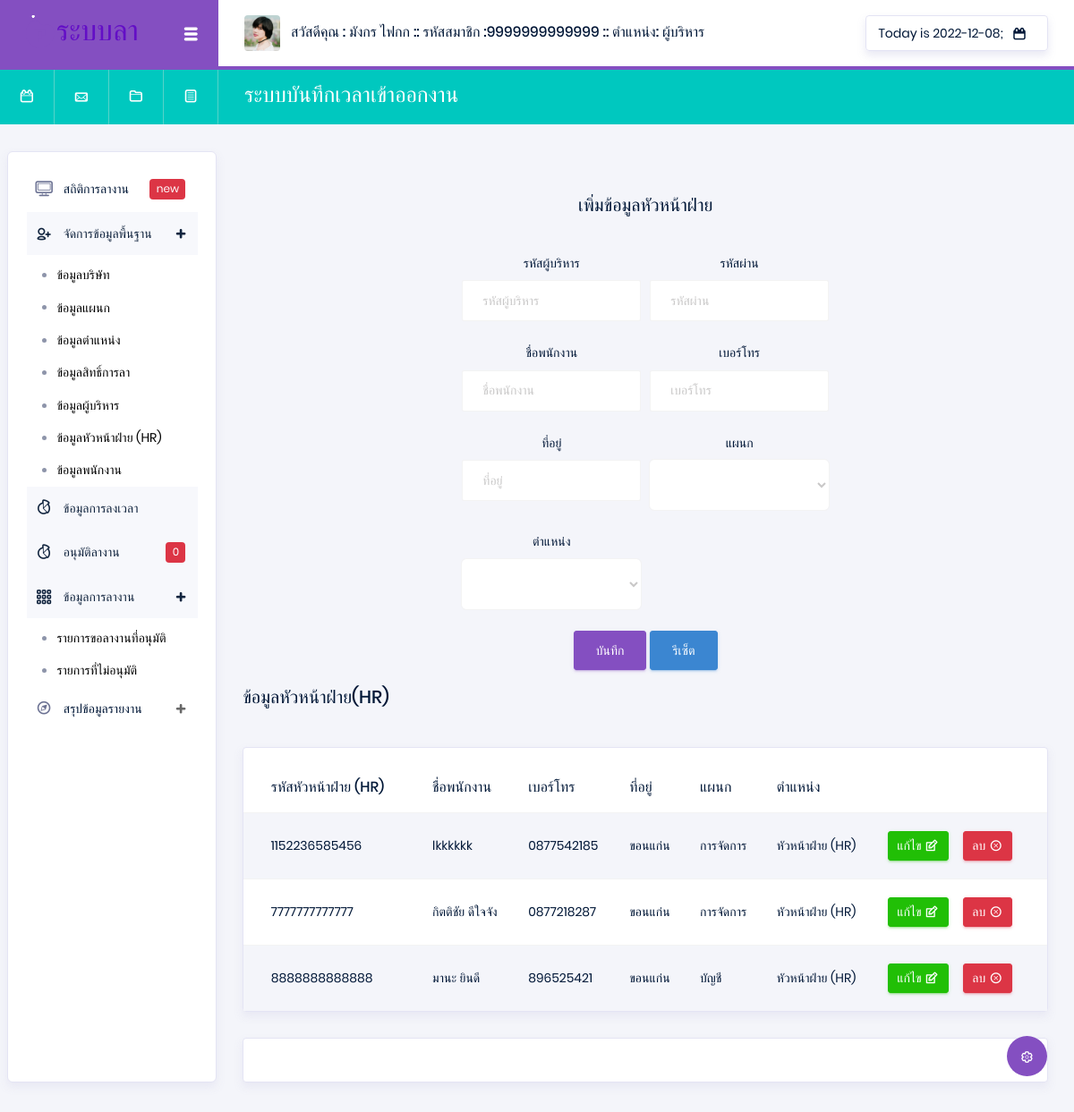
Before: /index.php?p=employeeHR (signed in) with the older database file.
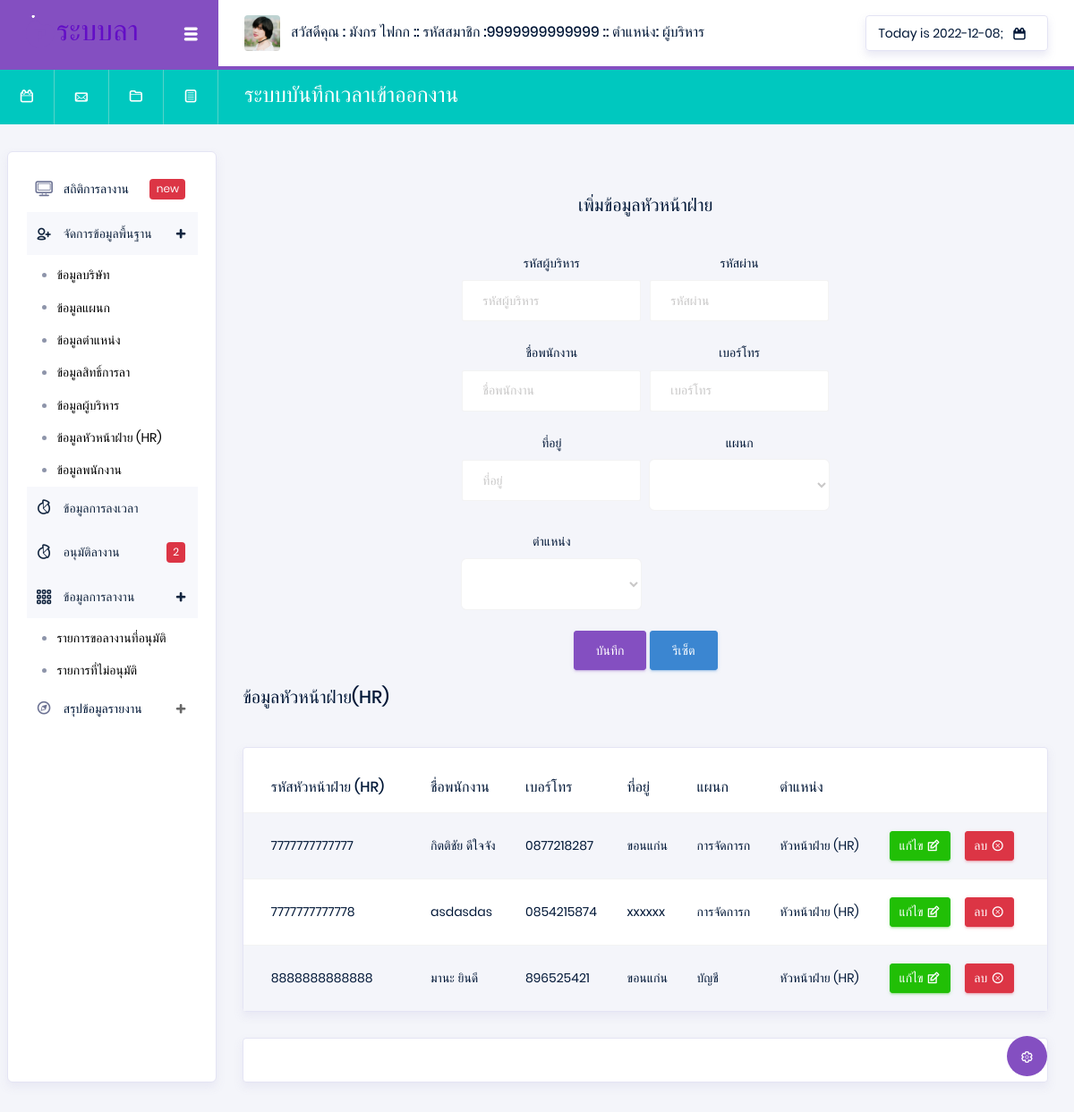
After: the same page with the newer database file.
### tables this page shows
CREATE TABLE `employee` (
  `Emp_id` varchar(13) NOT NULL,
  `Emp_name` varchar(50) NOT NULL,
  `Emp_tel` varchar(10) NOT NULL,
  `Emp_address` varchar(200) NOT NULL,
  `Dep_id` varchar(13) NOT NULL,
  `Pos_id` varchar(13) NOT NULL,
  `Emp_pass` varchar(100) NOT NULL
);

CREATE TABLE `department` (
  `Dep_id` varchar(13) NOT NULL,
  `Dep_name` varchar(50) NOT NULL
);

CREATE TABLE `position` (
  `Pos_id` varchar(13) NOT NULL,
  `Pos_name` varchar(50) NOT NULL
);

### api/showData.php (called while the page is built, shortened)
<?php
@$department = "SELECT * FROM department  ";
@$Sqldepartment = mysqli_query($con, $department) or die("Error in query: $department ");
@$position = "SELECT * FROM position  ";
@$Sqlposition = mysqli_query($con, $position) or die("Error in query: $position ");
$ps = 0;
$DataPos = [];
@$Sqlposition1 = mysqli_query($con, $position) or die("Error in query: $position ");
while ($Showposition1 = mysqli_fetch_array($Sqlposition1)) {
    $ps++;
    $DataPos[$ps]  =  $Showposition1['Pos_id'];
}
@$employeeHR = "SELECT * FROM employee  WHERE Pos_id = '$DataPos[2]'   ";
@$SqlemployeeHR = mysqli_query($con, $employeeHR) or die("Error in query: $employeeHR ");

### pages/system/employeeHR.php (the view, shortened to what the changed rows need)
<div class="main-panel">
    <div class="content-wrapper">
        <br> <br>
        <center>
            <h5 class="mb-2 text-titlecase mb-4" id="buttonY">เพิ่มข้อมูลหัวหน้าฝ่าย</h5>
            <div class="card-body col-md-6">
                <form class="forms-sample" action="./api/api_system.php" method="POST">
                    <div class="form-row">
                        <div class="form-group col-md-6 ">
                            <label for="exampleInputUsername1">รหัสผู้บริหาร</label>
                            <input type="text" class="form-control" name="Emp_id" id="Emp_id4" placeholder="รหัสผู้บริหาร" required>
                        </div>
                        <div class="form-group col-md-6 ">
                            <label for="exampleInputUsername1">รหัสผ่าน</label>
                            <input type="password" class="form-control" name="Emp_pass" id="Emp_pass" placeholder="รหัสผ่าน" required>
                        </div>
                        <div class="form-group col-md-6 ">
                            <label for="exampleInputUsername1">ชื่อพนักงาน</label>
                            <input type="text" class="form-control" name="Emp_name" id="Emp_name" placeholder="ชื่อพนักงาน" required>
                        </div>
                        <div class="form-group col-md-6 ">
                            <label for="exampleInputUsername1">เบอร์โทร</label>
                            <input type="text" class="form-control" name="Emp_tel" id="Emp_tel" placeholder="เบอร์โทร" required>
                        </div>
                        <div class="form-group col-md-6 ">
                            <label for="exampleInputUsername1">ที่อยู่</label>
                            <input type="text" class="form-control" name="Emp_address" id="Emp_address" placeholder="ที่อยู่" required>
                        </div>
                        <div class="form-group col-md-6 ">
                            <label for="exampleInputUsername1">แผนก</label>
                            <select class="form-control form-control-lg" name="Dep_id" id="exampleFormControlSelect1">
                                <option id="Dep_id" value="" selected> </option>
                                <?php
                                while ($Showdepartment = mysqli_fetch_array($Sqldepartment)) {
                                ?>
                                    <option value="<?php echo $Showdepartment['Dep_id'] ?>"><?php echo $Showdepartment['Dep_name'] ?> </option>
                                <?php }  ?>
                            </select>
                        </div>
                        <div class="form-group col-md-6 ">
                            <label for="exampleInputUsername1">ตำแหน่ง</label>
                            <select class="form-control form-control-lg" name="Pos_id" id="exampleFormControlSelect1">
                                <option id="Pos_id" value="" selected> </option>
                                <?php
                                while ($Showposition = mysqli_fetch_array($Sqlposition)) {
                                ?>
                                    <option value="<?php echo $Showposition['Pos_id'] ?>"><?php echo $Showposition['Pos_name'] ?> </option>
                                <?php }  ?>
                            </select>
                        </div>
                    </div>
                    <button type="submit" class="btn btn-primary" id="buttonY"> บันทึก</button>
                    <a onclick="nullEmployee()" class="btn btn-info" i>รีเซ็ต </a>
                </form>
            </div>
        </center>
        <?php
        extract(@$_GET);
        ?>
        <div class="row">
            <div class="col-xl-6 grid-margin stretch-card flex-column">
                <h5 class="mb-2 text-titlecase mb-4">ข้อมูลหัวหน้าฝ่าย(HR)</h5>
            </div>
        </div>
        <div class="row">
            <div class="col-md-12">
                <div class="card">
                    <div class="table-responsive pt-3">
                        <table class="table table-striped project-orders-table">
                            <thead>
                                <tr>
                                    <th class="ml-5">รหัสหัวหน้าฝ่าย (HR)</th>
                                    <th>ชื่อพนักงาน</th>
                                    <th>เบอร์โทร</th>
                                    <th>ที่อยู่</th>
                                    <th>แผนก</th>
                                    <th>ตำแหน่ง</th>
                                </tr>
                            </thead>
                            <tbody>
                                <?php
                                while ($ShowmployeetHR = mysqli_fetch_array($SqlemployeeHR)) {
                                ?>
                                    <tr>
                                        <td> <?php echo $ShowmployeetHR['Emp_id'] ?> </td>
                                        <td><?php echo $ShowmployeetHR['Emp_name'] ?></td>
                                        <td><?php echo $ShowmployeetHR['Emp_tel'] ?></td>
                                        <td><?php echo $ShowmployeetHR['Emp_address'] ?></td>
                                        <td><?php
                                            $Dep_id = $ShowmployeetHR['Dep_id'];
                                            @$SqlsDep = "SELECT * FROM department WHERE  Dep_id =  '$Dep_id' ";
                                            @$SqlsDepData = mysqli_query($con, $SqlsDep) or die("Error in query: $SqlsDep ");
                                            while ($ShowSqlsDepData = mysqli_fetch_array($SqlsDepData)) {
                                                @$Dep_name = $ShowSqlsDepData['Dep_name'];
                                            }
                                            echo $Dep_name;
                                            ?></td>
                                        <td><?php
                                            $Pos_id = $ShowmployeetHR['Pos_id'];
                                            @$ShowPosition = "SELECT * FROM position WHERE  Pos_id =  '$Pos_id' ";
                                            @$SQLShowPosition = mysqli_query($con, $ShowPosition) or die("Error in query: $ShowPosition ");
                                            while ($Showposition = mysqli_fetch_array($SQLShowPosition)) {
                                                @$Pos_name = $Showposition['Pos_name'];
                                            }
                                            echo $Pos_name;
                                            ?></td>
                                        <td>
                                            <div class="d-flex align-items-center">
                                                <button type="button" data-toggle="modal" data-target="#addnullEmployee" onclick="edtiEmployee(Emp_id =<?php echo $ShowmployeetHR['Emp_id'] ?>)" class="btn btn-success btn-sm btn-icon-text mr-3">
                                                    แก้ไข
                                                    <i class="typcn typcn-edit btn-icon-append"></i>
                                                </button>
                                                <a href="./api/api_system.php?str=deleteEmployee&str2=employeeHR&Emp_id=<?php echo $ShowmployeetHR['Emp_id']; ?>" onclick="return confirm('คุณแน่ใจว่าจะลบข้อมูลใช่หรือไม่');" type="button" class="btn btn-danger btn-sm btn-icon-text">
                                                    ลบ
                                                    <i class="typcn typcn-delete-outline btn-icon-append"></i>
                                                </a>
                                            </div>
                                        </td>
                                    </tr>
                                <?php } ?>
                            </tbody>
                        </table>
                    </div>
                </div>
            </div>
        </div>
    </div>
    <footer class="footer">
        <div class="card">
            <div class="card-body">
            </div>
        </div>
    </footer>
</div>

### ListNan.php (shortened to what the changed rows need)
<?php
@$leavefd = "SELECT * FROM `leave` WHERE  Leave_status = 1 ORDER BY Leave_date DESC;   ";
@$Sqlleavefd = mysqli_query($con, $leavefd) or die("Error in query: $leavefd ");
@$numd = mysqli_num_rows($Sqlleavefd);
?>
<nav class="sidebar sidebar-offcanvas" id="sidebar">
  <ul class="nav">
    <li class="nav-item">
      <a class="nav-link" href="#">
        <i class="typcn typcn-device-desktop menu-icon"></i>
        <span class="menu-title">สถิติการลางาน</span>
        <div class="badge badge-danger">new</div>
      </a>
    </li>
    <li class="nav-item">
      <a class="nav-link" data-toggle="collapse" href="#auth" aria-expanded="false" aria-controls="auth">
        <i class="typcn typcn-user-add-outline menu-icon"></i>
        <span class="menu-title">จัดการข้อมูลพื้นฐาน</span>
        <i class="menu-arrow"></i>
      </a>
      <div class="collapse" id="auth">
        <ul class="nav flex-column sub-menu">
          <li class="nav-item"> <a class="nav-link" href="index.php?p=constant"> ข้อมูลบริษัท </a></li>
          <li class="nav-item"> <a class="nav-link" href="index.php?p=department"> ข้อมูลแผนก </a></li>
          <li class="nav-item"> <a class="nav-link" href="index.php?p=position"> ข้อมูลตำแหน่ง </a></li>
          <li class="nav-item"> <a class="nav-link" href="index.php?p=peleave"> ข้อมูลสิทธิ์การลา </a></li>
          <li class="nav-item"> <a class="nav-link" href="index.php?p=employeeCEO"> ข้อมูลผู้บริหาร </a></li>
          <li class="nav-item"> <a class="nav-link" href="index.php?p=employeeHR"> ข้อมูลหัวหน้าฝ่าย (HR) </a></li>
          <li class="nav-item"> <a class="nav-link" href="index.php?p=employeeEmp"> ข้อมูลพนักงาน </a></li>
        </ul>
      </div>
    </li>
    <li class="nav-item">
      <a class="nav-link" href="index.php?p=timetable">
        <i class="typcn typcn-chart-pie-outline menu-icon"></i>
        <span class="menu-title">ข้อมูลการลงเวลา</span>
      </a>
    </li>
    <li class="nav-item">
      <a class="nav-link" href="index.php?p=leave1">
        <i class="typcn typcn-chart-pie-outline menu-icon"></i>
        <span class="menu-title">อนุมัติลางาน</span>
        <div class="badge badge-danger"><?php echo $numd ?></div>
      </a>
    </li>
    <li class="nav-item">
      <a class="nav-link" data-toggle="collapse" href="#tables" aria-expanded="false" aria-controls="tables">
        <i class="typcn typcn-th-small-outline menu-icon"></i>
        <span class="menu-title">ข้อมูลการลางาน</span>
        <i class="menu-arrow"></i>
      </a>
      <div class="collapse" id="tables">
        <ul class="nav flex-column sub-menu">
          <li class="nav-item"> <a class="nav-link" href="index.php?p=leave2">รายการขอลางานที่อนุมัติ</a></li>
          <li class="nav-item"> <a class="nav-link" href="index.php?p=leave3">รายการที่ไม่อนุมัติ</a></li>
        </ul>
      </div>
    </li>
    <li class="nav-item">
      <a class="nav-link" data-toggle="collapse" href="#icons" aria-expanded="false" aria-controls="icons">
        <i class="typcn typcn-compass menu-icon"></i>
        <span class="menu-title">สรุปข้อมูลรายงาน</span>
        <i class="menu-arrow"></i>
      </a>
    </li>
  </ul>
</nav>

Changed rows visible on the page:
removed employee: Emp_id "1152236585456", Emp_name "lkkkkkk", Emp_tel "0877542185", Emp_address "ขอนแก่น", Dep.Dep_name "การจัดการ", Pos.Pos_name "หัวหน้าฝ่าย (HR)"
changed through a linked row, employee "กิตติชัย ดีใจจัง": Dep.Dep_name "การจัดการ" → "การจัดการก"
added employee: Emp_id "7777777777778", Emp_name "asdasdas", Emp_tel "0854215874", Emp_address "xxxxxx", Dep.Dep_name "การจัดการก", Pos.Pos_name "หัวหน้าฝ่าย (HR)"
Other visible differences:
$numd: "0" → "2"
